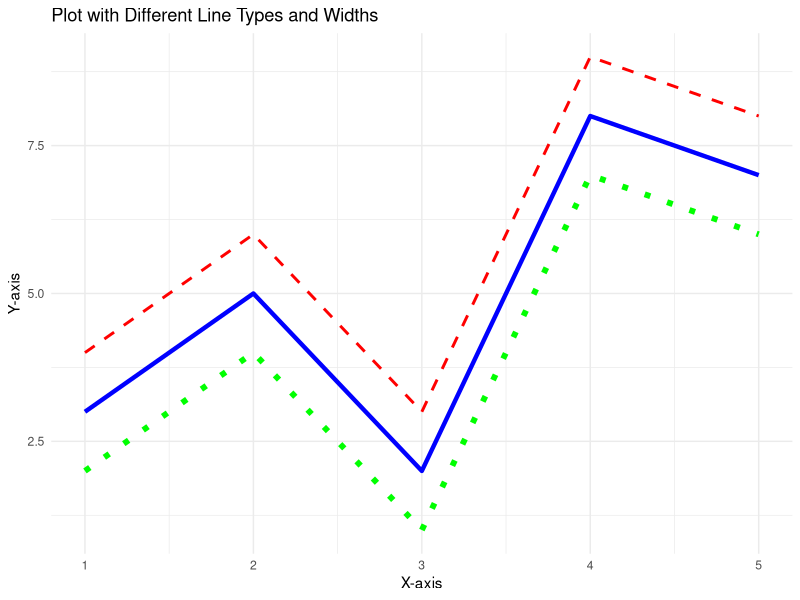

Here is the R script that generated this plot:
# Load ggplot2 package
library(ggplot2)

# Sample data
df <- data.frame(
  x = c(1, 2, 3, 4, 5),
  y = c(3, 5, 2, 8, 7)
)

# Create a plot with different line types and widths
ggplot(df, aes(x = x, y = y)) +
  geom_line(linetype = "solid", size = 1.5, color = "blue") +  # Solid line with width 1.5
  geom_line(aes(x = x, y = y + 1), linetype = "dashed", size = 1, color = "red") +  # Dashed line with width 1
  geom_line(aes(x = x, y = y - 1), linetype = "dotted", size = 2, color = "green") +  # Dotted line with width 2
  labs(title = "Plot with Different Line Types and Widths",
       x = "X-axis", 
       y = "Y-axis") +
  theme_minimal()
